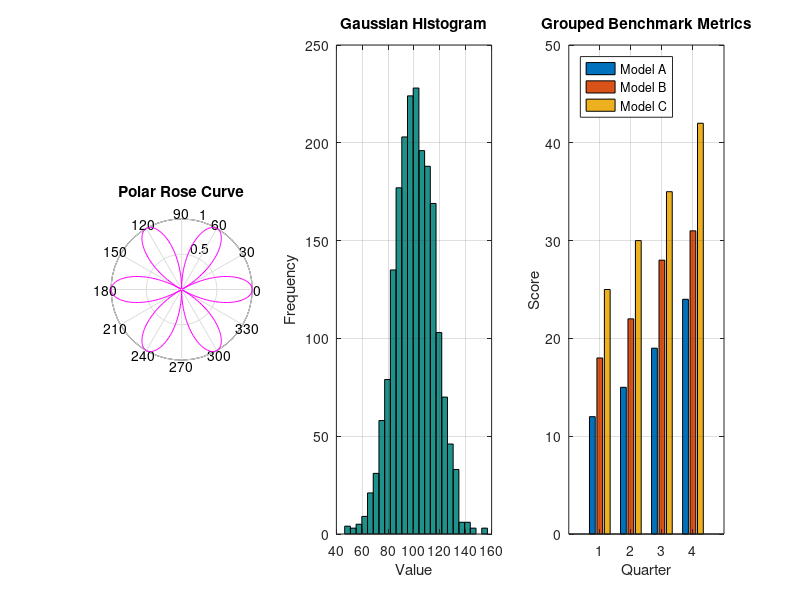

Write MATLAB code to recreate this figure.
%% ========================================================================
%% TEST 9: Polar Rose, Histogram & Grouped Bars (test09_polar_and_bar_charts.m)
%% ========================================================================
clear; clc; close all;
figure('Name', 'Test 9: Statistical & Polar Charts', 'NumberTitle', 'off');

% Polar plot
subplot(1, 3, 1);
theta = linspace(0, 2*pi, 400);
rho = abs(cos(3 * theta));
polar(theta, rho, 'm-');
title('Polar Rose Curve');

% Normal distribution histogram
subplot(1, 3, 2);
data = randn(2000, 1) * 15 + 100;
hist(data, 25);
grid on;
title('Gaussian Histogram');
xlabel('Value'); ylabel('Frequency');

% Grouped bar chart
subplot(1, 3, 3);
categories = [12 18 25; 15 22 30; 19 28 35; 24 31 42];
bar(categories);
grid on;
title('Grouped Benchmark Metrics');
xlabel('Quarter'); ylabel('Score');
legend('Model A', 'Model B', 'Model C', 'Location', 'northwest');
